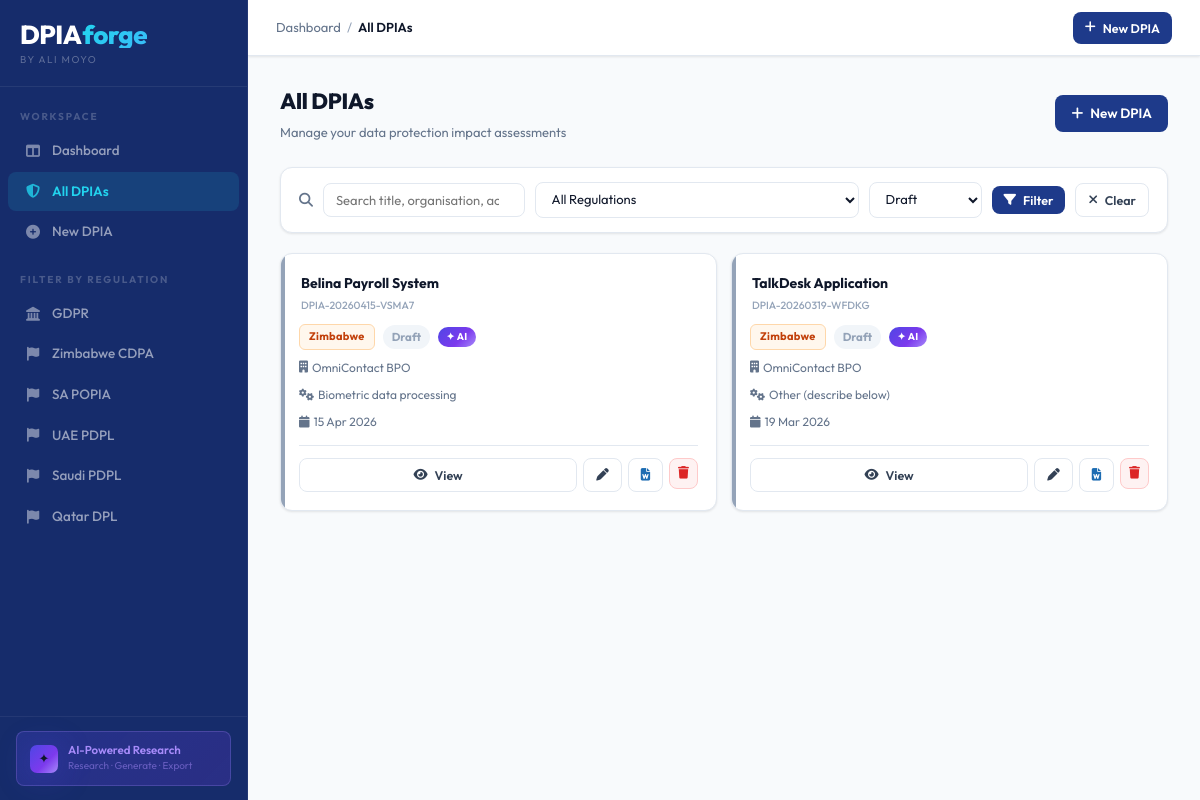
Page /dpias?status=draft on the committed database.
### tables this page shows
CREATE TABLE dpias (
            id              INTEGER PRIMARY KEY AUTOINCREMENT,
            ref_number      TEXT UNIQUE NOT NULL,
            title           TEXT NOT NULL,
            status          TEXT NOT NULL DEFAULT 'draft',
            regulation      TEXT NOT NULL,
            org_name        TEXT,
            department      TEXT,
            controller_name TEXT,
            dpo_name        TEXT,
            dpo_email       TEXT,
            activity_type   TEXT,
            activity_desc   TEXT,
            purpose         TEXT,
            legal_basis     TEXT,
            data_categories TEXT,
            special_cats    TEXT,
            data_subjects   TEXT,
            subject_count   TEXT,
            retention       TEXT,
            systems         TEXT,
            processors      TEXT,
            intl_transfer   TEXT,
            transfer_dest   TEXT,
            transfer_mech   TEXT,
            necessity       TEXT,
            proportionality TEXT,
            risks           TEXT,
            overall_risk    TEXT,
            residual_risk   TEXT,
            dpo_consulted   TEXT,
            auth_consulted  TEXT,
            subjects_consulted TEXT,
            consult_notes   TEXT,
            ai_research     TEXT,
            ai_full_dpia    TEXT,
            created_at      TEXT NOT NULL,
            updated_at      TEXT NOT NULL
        );

### app.py (the view)
@app.route("/dpias")
def dpia_list():
    search     = request.args.get("q", "").strip()
    regulation = request.args.get("regulation", "")
    status     = request.args.get("status", "")
    dpias      = db.list_dpias(search=search or None,
                               regulation=regulation or None,
                               status=status or None)
    return render_template("dpia_list.html",
                           dpias=dpias, search=search,
                           regulation=regulation, status=status,
                           regulations=REGULATIONS, statuses=STATUSES)

### app.py (called while the page is built)
@app.template_filter("status_label")
def status_label(s):
    return s.replace("_", " ").title() if s else "—"

@app.template_filter("fmt_date")
def fmt_date(s):
    if not s:
        return "—"
    try:
        return datetime.strptime(s[:10], "%Y-%m-%d").strftime("%d %b %Y")
    except Exception:
        return s[:10]

### database.py (called while the page is built)
@contextmanager
def get_db():
    conn = sqlite3.connect(DB_PATH)
    conn.row_factory = sqlite3.Row
    conn.execute("PRAGMA journal_mode=WAL")
    try:
        yield conn
        conn.commit()
    except Exception:
        conn.rollback()
        raise
    finally:
        conn.close()

def _parse_json(val, default=None):
    if default is None:
        default = []
    if not val:
        return default
    try:
        return json.loads(val)
    except Exception:
        return default

def row_to_dict(row) -> dict:
    if row is None:
        return None
    d = dict(row)
    d["data_categories"] = _parse_json(d.get("data_categories"), [])
    d["special_cats"]    = _parse_json(d.get("special_cats"), [])
    d["risks"]           = _parse_json(d.get("risks"), [])
    return d

def list_dpias(search=None, regulation=None, status=None, limit=200) -> list:
    sql = "SELECT * FROM dpias WHERE 1=1"
    params = []
    if search:
        sql += " AND (title LIKE ? OR org_name LIKE ? OR activity_type LIKE ?)"
        like = f"%{search}%"
        params += [like, like, like]
    if regulation:
        sql += " AND regulation=?"
        params.append(regulation)
    if status:
        sql += " AND status=?"
        params.append(status)
    sql += " ORDER BY updated_at DESC LIMIT ?"
    params.append(limit)
    with get_db() as conn:
        rows = conn.execute(sql, params).fetchall()
    return [row_to_dict(r) for r in rows]

### templates/dpia_list.html (shortened to what this page needs)
{% extends "base.html" %}
{% block breadcrumb %}
<a href="{{ url_for('dashboard') }}">Dashboard</a>
<span class="breadcrumb-sep">/</span>
<strong>All DPIAs</strong>
{% endblock %}
{% block content %}
<div class="flex-between mb-6">
  <div>
    <h1 style="font-size:22px;font-weight:800;letter-spacing:-.3px">All DPIAs</h1>
    <p style="font-size:13px;color:var(--c-muted);margin-top:3px">Manage your data protection impact assessments</p>
  </div>
  <a href="{{ url_for('dpia_new') }}" class="btn btn-primary">
    <i class="fa-solid fa-plus"></i> New DPIA
  </a>
</div>
<form method="get" action="{{ url_for('dpia_list') }}">
<div class="filter-bar">
  <i class="fa-solid fa-magnifying-glass" style="color:var(--c-muted)"></i>
  <input type="search" name="q" placeholder="Search title, organisation, activity…" value="{{ search }}">
  <select name="regulation">
    <option value="">All Regulations</option>
  </select>
  <select name="status">
    {% for val,lbl in statuses %}
    <option value="{{ val }}" {% if status==val %}selected{% endif %}>{{ lbl }}</option>
    {% endfor %}
  </select>
  <button type="submit" class="btn btn-primary btn-sm"><i class="fa-solid fa-filter"></i> Filter</button>
  {% if search or regulation or status %}
  <a href="{{ url_for('dpia_list') }}" class="btn btn-outline btn-sm"><i class="fa-solid fa-xmark"></i> Clear</a>
  {% endif %}
</div>
</form>
{% if dpias %}
<div class="dpia-grid">
{% for d in dpias %}
<div class="dpia-card s-{{ d.status }}">
  <div class="dpia-card-title">{{ d.title }}</div>
  <div class="dpia-card-ref">{{ d.ref_number }}</div>
  <div class="dpia-card-meta">
    {% set rk = d.regulation.split()[0].lower() %}
    <span class="reg-badge reg-{{ rk }}">{{ d.regulation.split()[0] }}</span>
    <span class="badge badge-{{ d.status }}">{{ d.status|status_label }}</span>
    {% if d.ai_full_dpia %}<span class="ai-chip">✦ AI</span>{% endif %}
  </div>
  <div class="dpia-card-info"><i class="fa-solid fa-building"></i> {{ d.org_name or '—' }}</div>
  {% if d.activity_type %}
  <div class="dpia-card-info"><i class="fa-solid fa-gears"></i> {{ d.activity_type[:44] }}{% if d.activity_type|length>44 %}…{% endif %}</div>
  {% endif %}
  <div class="dpia-card-info"><i class="fa-solid fa-calendar"></i> {{ d.updated_at|fmt_date }}</div>
  <div class="dpia-card-actions">
    <a href="{{ url_for('dpia_detail', dpia_id=d.id) }}" class="btn btn-outline btn-sm" style="flex:1;justify-content:center">
      <i class="fa-solid fa-eye"></i> View
    </a>
    <a href="{{ url_for('dpia_edit', dpia_id=d.id) }}" class="btn btn-outline btn-sm">
      <i class="fa-solid fa-pen"></i>
    </a>
    <a href="{{ url_for('dpia_download', dpia_id=d.id) }}" class="btn btn-outline btn-sm" title="Download Word">
      <i class="fa-solid fa-file-word" style="color:#1D6CB2"></i>
    </a>
    <form method="post" action="{{ url_for('dpia_delete', dpia_id=d.id) }}"
          onsubmit="return confirm('Delete this DPIA? This cannot be undone.')">
      <button type="submit" class="btn btn-danger btn-sm btn-icon"><i class="fa-solid fa-trash"></i></button>
    </form>
  </div>
</div>
{% endfor %}
</div>
{% endif %}
{% endblock %}

### templates/base.html (style rules this page uses)
:root { --c-primary: #1E3A8A; --c-primary-l: #2B4EAE; --c-primary-d: #162C6B; --c-secondary: #334155; --c-accent: #22D3EE; --c-accent-d: #0EA5C9; --c-bg: #F8FAFC; --c-surface: #FFFFFF; --c-border: #E2E8F0; --c-text: #0F172A; --c-muted: #64748B; --c-subtle: #94A3B8; --ai-indigo: #4F46E5; --ai-navy: #0F172A; --ai-purple: #A78BFA; --ai-blue: #38BDF8; --ai-grad: linear-gradient(135deg, #4F46E5 0%, #7C3AED 60%, #A78BFA 100%); --ai-grad-glow: 0 4px 32px rgba(79,70,229,.35); --s-draft: #94A3B8; --s-draft-bg: #F1F5F9; --s-review: #D97706; --s-review-bg: #FFFBEB; --s-approved: #059669; --s-approved-bg: #ECFDF5; --s-rejected: #DC2626; --s-rejected-bg: #FEF2F2; --r-low: #059669; --r-low-bg: #ECFDF5; --r-med: #D97706; --r-med-bg: #FFFBEB; --r-high: #DC2626; --r-high-bg: #FEF2F2; --r-vhigh:#7C3AED; --r-vhigh-bg:#F5F3FF; --radius: 12px; --radius-sm: 8px; --radius-xs: 6px; --shadow-sm: 0 1px 3px rgba(0,0,0,.06), 0 1px 2px rgba(0,0,0,.04); --shadow: 0 4px 16px rgba(30,58,138,.08); --shadow-lg: 0 8px 32px rgba(30,58,138,.14); --tx: all .18s cubic-bezier(.4,0,.2,1); }
*,*::before,*::after { box-sizing:border-box;margin:0;padding:0 }
html { height:100% }
body { font-family:'Outfit',sans-serif;font-size:14px;line-height:1.6; color:var(--c-text);background:var(--c-bg); display:flex;min-height:100vh; }
a { color:inherit;text-decoration:none }
button { cursor:pointer;font-family:inherit }
.breadcrumb a { transition:var(--tx) }
.breadcrumb-sep { color:var(--c-subtle) }
.breadcrumb strong { color:var(--c-text);font-weight:600 }
.btn { display:inline-flex;align-items:center;gap:7px; padding:8px 16px;border-radius:var(--radius-sm); font-size:13.5px;font-weight:600;border:none; transition:var(--tx);font-family:'Outfit',sans-serif; white-space:nowrap; }
.btn-primary { background:var(--c-primary);color:#fff }
.btn-outline { background:transparent;border:1.5px solid var(--c-border);color:var(--c-secondary) }
.btn-danger { background:#FEF2F2;color:#DC2626;border:1px solid #FECACA }
.btn-sm { padding:6px 12px;font-size:12.5px }
.btn-icon { padding:8px;gap:0 }
.badge { display:inline-flex;align-items:center;gap:4px; padding:3px 9px;border-radius:20px; font-size:11.5px;font-weight:700; }
.badge-draft { background:var(--s-draft-bg);color:var(--s-draft) }
.reg-badge { display:inline-flex;align-items:center; padding:3px 9px;border-radius:6px; font-size:11px;font-weight:700;letter-spacing:.3px; }
.reg-zimbabwe { background:#FFF7ED;color:#C2410C;border:1px solid #FED7AA }
.flex-between { display:flex;align-items:center;justify-content:space-between }
.mb-6 { margin-bottom:24px }

### templates/dpia_list.html (style rules this page uses)
.filter-bar { background:var(--c-surface);border:1px solid var(--c-border); border-radius:var(--radius);padding:14px 18px; display:flex;align-items:center;gap:10px;flex-wrap:wrap; box-shadow:var(--shadow-sm);margin-bottom:20px; }
.filter-bar input,.filter-bar select { padding:8px 12px;border:1.5px solid var(--c-border); border-radius:var(--radius-sm);font-size:13px;font-family:'Outfit',sans-serif; color:var(--c-text);background:#fff;transition:var(--tx); }
input[name="q"] { min-width:200px;flex:1 }
.dpia-grid { display:grid;grid-template-columns:repeat(auto-fill,minmax(320px,1fr));gap:14px }
.dpia-card { background:var(--c-surface);border:1px solid var(--c-border); border-radius:var(--radius);padding:18px; transition:var(--tx);position:relative;overflow:hidden; box-shadow:var(--shadow-sm); }
.dpia-card::before { content:'';position:absolute;left:0;top:0;bottom:0;width:4px; }
.dpia-card.s-draft::before { background:var(--s-draft) }
.dpia-card-title { font-weight:700;font-size:14px;color:var(--c-text);margin-bottom:3px;padding-left:2px }
.dpia-card-ref { font-size:10.5px;color:var(--c-subtle);margin-bottom:10px;padding-left:2px;font-weight:500 }
.dpia-card-meta { display:flex;align-items:center;gap:8px;flex-wrap:wrap }
.dpia-card-info { font-size:12px;color:var(--c-muted);display:flex;align-items:center;gap:4px;margin-top:8px }
.dpia-card-actions { display:flex;gap:6px;margin-top:14px;padding-top:12px; border-top:1px solid var(--c-border); }
.ai-chip { font-size:10px;font-weight:700;letter-spacing:.3px; background:var(--ai-grad);color:#fff; padding:2px 8px;border-radius:10px;display:inline-flex;align-items:center;gap:3px; }

### rows in the picture
dpias: title "Belina Payroll System", ref_number "DPIA-20260415-VSMA7", regulation "Zimbabwe", status|status_label "Draft", shows "✦ AI", org_name "OmniContact BPO", activity_type "Biometric data processing", updated_at|fmt_date "15 Apr 2026"
dpias: title "TalkDesk Application", ref_number "DPIA-20260319-WFDKG", regulation "Zimbabwe", status|status_label "Draft", shows "✦ AI", org_name "OmniContact BPO", activity_type "Other (describe below)", updated_at|fmt_date "19 Mar 2026"

### other values in the picture
{{ lbl }} "GDPR" "Zimbabwe CDPA" "SA POPIA" "UAE PDPL" "Saudi PDPL" "Qatar DPL"
form field status "Draft"
